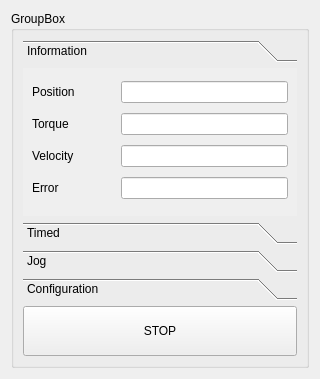
<?xml version="1.0" encoding="UTF-8"?>
<ui version="4.0">
 <class>Form</class>
 <widget class="QWidget" name="Form">
  <property name="geometry">
   <rect>
    <x>0</x>
    <y>0</y>
    <width>320</width>
    <height>379</height>
   </rect>
  </property>
  <property name="windowTitle">
   <string>Form</string>
  </property>
  <layout class="QGridLayout" name="gridLayout_4">
   <item row="0" column="0">
    <widget class="QGroupBox" name="groupBox">
     <property name="title">
      <string>GroupBox</string>
     </property>
     <layout class="QVBoxLayout" name="verticalLayout">
      <item>
       <widget class="QToolBox" name="toolBox">
        <property name="styleSheet">
         <string notr="true"/>
        </property>
        <property name="currentIndex">
         <number>0</number>
        </property>
        <widget class="QWidget" name="information">
         <property name="geometry">
          <rect>
           <x>0</x>
           <y>0</y>
           <width>276</width>
           <height>145</height>
          </rect>
         </property>
         <attribute name="label">
          <string>Information</string>
         </attribute>
         <layout class="QGridLayout" name="gridLayout_5" columnstretch="1,2">
          <item row="0" column="0">
           <widget class="QLabel" name="label_6">
            <property name="text">
             <string>Position</string>
            </property>
           </widget>
          </item>
          <item row="0" column="1">
           <widget class="QLineEdit" name="lineEdit"/>
          </item>
          <item row="1" column="0">
           <widget class="QLabel" name="label_7">
            <property name="text">
             <string>Torque</string>
            </property>
           </widget>
          </item>
          <item row="1" column="1">
           <widget class="QLineEdit" name="lineEdit_2"/>
          </item>
          <item row="2" column="0">
           <widget class="QLabel" name="label_8">
            <property name="text">
             <string>Velocity</string>
            </property>
           </widget>
          </item>
          <item row="2" column="1">
           <widget class="QLineEdit" name="lineEdit_3"/>
          </item>
          <item row="3" column="0">
           <widget class="QLabel" name="label_9">
            <property name="text">
             <string>Error</string>
            </property>
           </widget>
          </item>
          <item row="3" column="1">
           <widget class="QLineEdit" name="lineEdit_4"/>
          </item>
         </layout>
        </widget>
        <widget class="QWidget" name="timed">
         <property name="geometry">
          <rect>
           <x>0</x>
           <y>0</y>
           <width>276</width>
           <height>145</height>
          </rect>
         </property>
         <attribute name="label">
          <string>Timed</string>
         </attribute>
         <layout class="QGridLayout" name="gridLayout_2">
          <item row="0" column="0">
           <widget class="QLabel" name="label_2">
            <property name="text">
             <string>Time (ms)</string>
            </property>
            <property name="alignment">
             <set>Qt::AlignCenter</set>
            </property>
           </widget>
          </item>
          <item row="0" column="1">
           <widget class="QSpinBox" name="spinBox_2"/>
          </item>
          <item row="1" column="0">
           <widget class="QPushButton" name="pushButton_4">
            <property name="minimumSize">
             <size>
              <width>0</width>
              <height>0</height>
             </size>
            </property>
            <property name="font">
             <font>
              <family>Noto Sans [unknown]</family>
              <pointsize>28</pointsize>
             </font>
            </property>
            <property name="text">
             <string>-</string>
            </property>
           </widget>
          </item>
          <item row="1" column="1">
           <widget class="QPushButton" name="pushButton_5">
            <property name="minimumSize">
             <size>
              <width>0</width>
              <height>0</height>
             </size>
            </property>
            <property name="font">
             <font>
              <family>Noto Sans [unknown]</family>
              <pointsize>28</pointsize>
             </font>
            </property>
            <property name="text">
             <string>+</string>
            </property>
           </widget>
          </item>
         </layout>
        </widget>
        <widget class="QWidget" name="jog">
         <property name="geometry">
          <rect>
           <x>0</x>
           <y>0</y>
           <width>276</width>
           <height>145</height>
          </rect>
         </property>
         <attribute name="label">
          <string>Jog</string>
         </attribute>
         <layout class="QGridLayout" name="gridLayout">
          <item row="0" column="0">
           <widget class="QLabel" name="label">
            <property name="text">
             <string>Jog Speed</string>
            </property>
            <property name="alignment">
             <set>Qt::AlignCenter</set>
            </property>
           </widget>
          </item>
          <item row="0" column="1">
           <widget class="QSpinBox" name="spinBox"/>
          </item>
          <item row="1" column="0">
           <widget class="QPushButton" name="pushButton_2">
            <property name="minimumSize">
             <size>
              <width>0</width>
              <height>0</height>
             </size>
            </property>
            <property name="font">
             <font>
              <family>Noto Sans [unknown]</family>
              <pointsize>28</pointsize>
             </font>
            </property>
            <property name="text">
             <string>-</string>
            </property>
           </widget>
          </item>
          <item row="1" column="1">
           <widget class="QPushButton" name="pushButton_3">
            <property name="minimumSize">
             <size>
              <width>0</width>
              <height>0</height>
             </size>
            </property>
            <property name="font">
             <font>
              <family>Noto Sans [unknown]</family>
              <pointsize>28</pointsize>
             </font>
            </property>
            <property name="text">
             <string>+</string>
            </property>
           </widget>
          </item>
         </layout>
        </widget>
        <widget class="QWidget" name="configuration">
         <property name="geometry">
          <rect>
           <x>0</x>
           <y>0</y>
           <width>276</width>
           <height>145</height>
          </rect>
         </property>
         <attribute name="label">
          <string>Configuration</string>
         </attribute>
         <layout class="QGridLayout" name="gridLayout_3" columnstretch="1,2">
          <item row="0" column="0">
           <widget class="QLabel" name="label_3">
            <property name="text">
             <string>Acceleration</string>
            </property>
           </widget>
          </item>
          <item row="0" column="1">
           <widget class="QSpinBox" name="spinBox_3"/>
          </item>
          <item row="1" column="0">
           <widget class="QLabel" name="label_4">
            <property name="text">
             <string>Deceleration</string>
            </property>
           </widget>
          </item>
          <item row="1" column="1">
           <widget class="QSpinBox" name="spinBox_4"/>
          </item>
          <item row="2" column="0">
           <widget class="QLabel" name="label_5">
            <property name="text">
             <string>Torque Limit</string>
            </property>
           </widget>
          </item>
          <item row="2" column="1">
           <widget class="QSpinBox" name="spinBox_5"/>
          </item>
         </layout>
        </widget>
       </widget>
      </item>
      <item>
       <widget class="QPushButton" name="pushButton">
        <property name="minimumSize">
         <size>
          <width>0</width>
          <height>50</height>
         </size>
        </property>
        <property name="text">
         <string>STOP</string>
        </property>
       </widget>
      </item>
     </layout>
    </widget>
   </item>
  </layout>
 </widget>
 <resources/>
 <connections/>
</ui>
